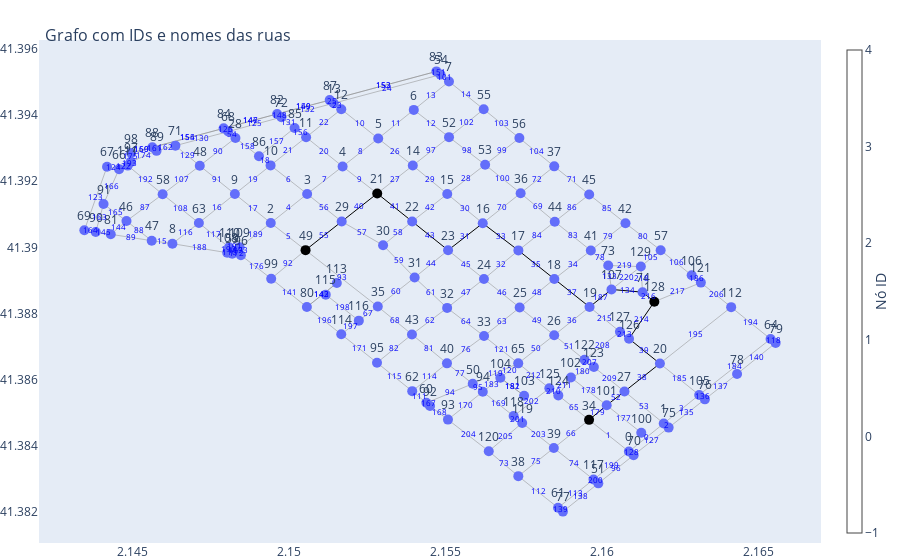

Notebook code cell kept with this figure:
### Code cell
# Lista dos IDs dos nós que você quer destacar
highlight_nodes = [21, 49, 128, 34]  # Exemplo de IDs
linha_metro = [(29, 49), (21, 29), (74, 128), (107, 74), (19, 107), (18, 19), (17, 18), (16, 17), (23, 16), (22, 23), (21, 22), (101, 34), (27, 101), (20, 27), (126, 20), (128, 126)]
linha_metro_ids = []
for u, v in linha_metro:
    id1 = aresta_to_id.get((u, v))  # Tenta encontrar a aresta na ordem original
    id2 = aresta_to_id.get((v, u))  # Tenta na ordem inversa
    if id1 is not None:
        linha_metro_ids.append(id1)
    elif id2 is not None:
        linha_metro_ids.append(id2)

node_colors = ['black' if int(node_labels[node]) in highlight_nodes else '#636efa' for node in G.nodes]


# Coordenadas para as arestas destacadas (linha_metro)
highlight_edge_x = []
highlight_edge_y = []

# Coordenadas para as arestas padrão
regular_edge_x = []
regular_edge_y = []

for u, v, data in G.edges(data=True):
    x0, y0 = pos[u]
    x1, y1 = pos[v]
    segment_id = aresta_to_id.get((int(node_labels[u]), int(node_labels[v])), "N/A")  # ID da aresta
    
    if segment_id in linha_metro_ids:
        # Arestas destacadas (linha do metrô)
        highlight_edge_x.extend([x0, x1, None])
        highlight_edge_y.extend([y0, y1, None])
    else:
        # Arestas padrão
        regular_edge_x.extend([x0, x1, None])
        regular_edge_y.extend([y0, y1, None])

# Trace para as arestas padrão
regular_edge_trace = go.Scatter(
    x=regular_edge_x,
    y=regular_edge_y,
    line=dict(width=0.5, color='#888'),  # Cor padrão
    hoverinfo='none',
    mode='lines'
)

# Trace para as arestas destacadas
highlight_edge_trace = go.Scatter(
    x=highlight_edge_x,
    y=highlight_edge_y,
    line=dict(width=1, color='black'),  # Cor preta para destaque
    hoverinfo='none',
    mode='lines'
)
# Criar trace para os nós com cores personalizadas
node_trace = go.Scatter(
    x=node_x,
    y=node_y,
    mode='markers+text',
    text=node_text,
    textposition="top center",
    hoverinfo='text',
    marker=dict(
        showscale=True,
        colorscale='YlGnBu',
        size=10,
        color=node_colors,  # Aplica as cores personalizadas
        colorbar=dict(
            thickness=15,
            title='Nó ID',
            xanchor='left',
            titleside='right'
        ),
    )
)

# Criar o restante do gráfico (nós, rótulos etc.)
fig = go.Figure(data=[regular_edge_trace, highlight_edge_trace, node_trace, edge_label_trace],
                layout=go.Layout(
                    title='<br>Grafo com IDs e nomes das ruas',
                    titlefont_size=16,
                    showlegend=False,
                    hovermode='closest',
                    margin=dict(b=0, l=0, r=0, t=40),
                    xaxis=dict(showgrid=False, zeroline=False),
                    yaxis=dict(showgrid=False, zeroline=False)
                ))

# Mostrar o grafo interativo
fig.show()

### Figure 1 — Plotly figure (JSON) as saved in the notebook; plotly's stock layout.template omitted (floating-point values rounded to 4 significant figures; data arrays with more than 128 entries replaced by an {"elided": "..."} marker saying what was removed)
{"data": [{"hoverinfo": "none", "line": {"color": "#888", "width": 0.5}, "mode": "lines", "type": "scatter", "x": {"elided": "615 float values"}, "y": {"elided": "615 float values"}}, {"hoverinfo": "none", "line": {"color": "black", "width": 1}, "mode": "lines", "type": "scatter", "x": [2.156, 2.155, null, 2.157, 2.156, null, 2.158, 2.157, null, 2.16, 2.158, null, 2.162, 2.161, null, 2.162, 2.161, null, 2.153, 2.152, null, 2.153, 2.154, null, 2.154, 2.155, null, 2.161, 2.16, null, 2.152, 2.151, null, 2.161, 2.16, null, 2.16, 2.16, null, 2.16, 2.16, null, 2.161, 2.162, null, 2.162, 2.161, null], "y": [41.39, 41.39, null, 41.39, 41.39, null, 41.39, 41.39, null, 41.39, 41.39, null, 41.39, 41.39, null, 41.39, 41.39, null, 41.39, 41.39, null, 41.39, 41.39, null, 41.39, 41.39, null, 41.39, 41.39, null, 41.39, 41.39, null, 41.39, 41.39, null, 41.39, 41.38, null, 41.39, 41.39, null, 41.39, 41.39, null, 41.39, 41.39, null]}, {"hoverinfo": "text", "marker": {"color": {"elided": "130 str values"}, "colorbar": {"thickness": 15, "title": {"side": "right", "text": "Nó ID"}, "xanchor": "left"}, "colorscale": [[0, "rgb(255,255,217)"], [0.125, "rgb(237,248,177)"], [0.25, "rgb(199,233,180)"], [0.375, "rgb(127,205,187)"], [0.5, "rgb(65,182,196)"], [0.625, "rgb(29,145,192)"], [0.75, "rgb(34,94,168)"], [0.875, "rgb(37,52,148)"], [1, "rgb(8,29,88)"]], "showscale": true, "size": 10}, "mode": "markers+text", "text": {"elided": "130 str values"}, "textposition": "top center", "type": "scatter", "x": {"elided": "130 float values"}, "y": {"elided": "130 float values"}}, {"hoverinfo": "none", "mode": "text", "text": {"elided": "221 str values"}, "textfont": {"color": "blue", "size": 8}, "type": "scatter", "x": {"elided": "221 float values"}, "y": {"elided": "221 float values"}}], "layout": {"hovermode": "closest", "margin": {"b": 0, "l": 0, "r": 0, "t": 40}, "showlegend": false, "title": {"font": {"size": 16}, "text": "<br>Grafo com IDs e nomes das ruas"}, "xaxis": {"showgrid": false, "zeroline": false}, "yaxis": {"showgrid": false, "zeroline": false}}}
